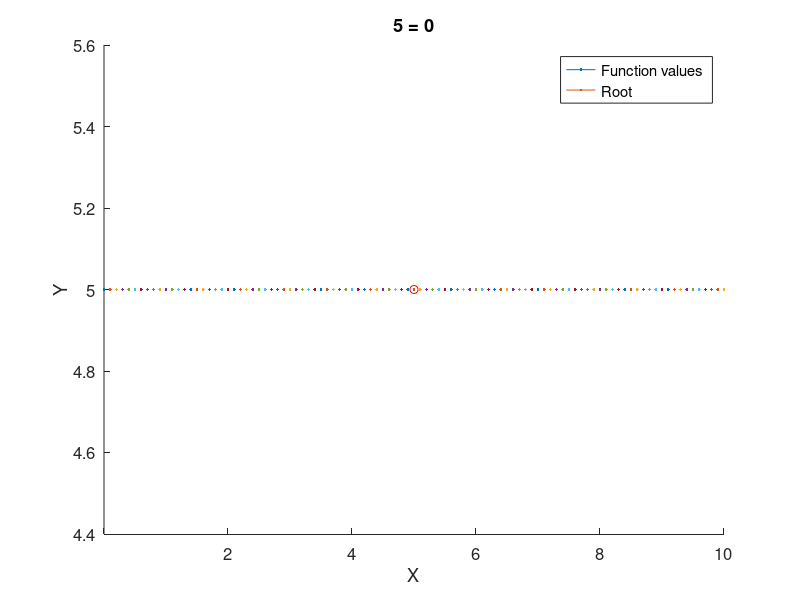

Write MATLAB code to recreate this figure.
clc;
eq = input('Enter an equation(in terms of x): ', 's');
f = str2func(['@(x) ', eq]);
tol = input('Enter tolerance: ');
itr = 30;
results = [];

%Root calculation
for i = 1:5
  a = input('Enter first interval: ');
  b = input('Enter second interval: ');
  if f(a)*f(b) < 0
    break;
  else
    fprintf('No root between given intervals.\n')
  end
end
c = (a+b)/2;
while (abs(c-b) > tol || abs(c-a) > tol)
  c = (a+b)/2;
  results = [c, results];
  if f(a)*f(c) < 0
    b = c;
  elseif f(b)*f(c) < 0
    a = c;
  end
end

fprintf('Root is %0.4f\n', c);
disp('Calculated roots in each iteration:');
disp(results');

%Graph visualization
x = 0:0.1:10;
hold on;
plot(x, f(x));
plot(c, f(c), 'or');
title([eq, ' = 0']);
titleFontSize = 16;
set(get(gca, 'title'), 'FontSize', titleFontSize);
xlabel('X');
ylabel('Y');
axisLabelFontSize = 12;
set(gca, 'FontSize', axisLabelFontSize);
set(gca, 'xAxisLocation', 'origin');
legend('Function values ', 'Root');

